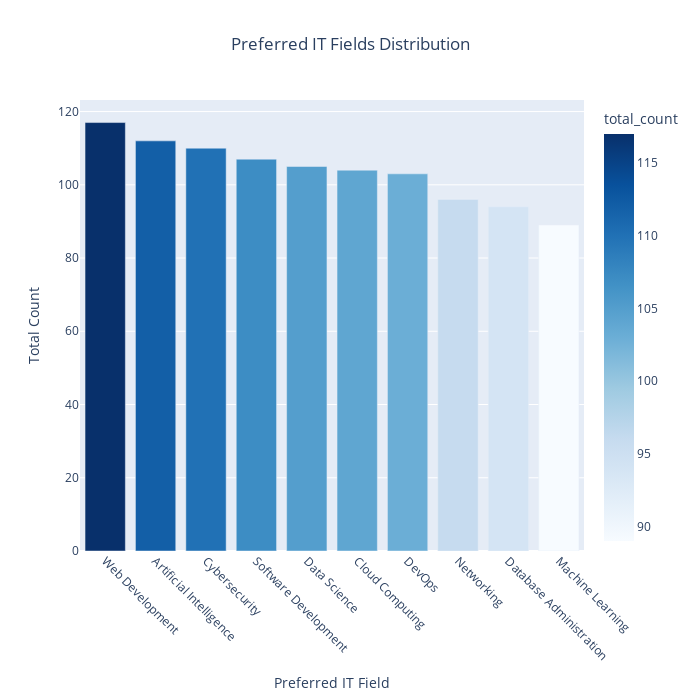

Notebook code cell kept with this figure:
### Code cell
# Use interractive plot to also show the result
interactive_plot = px.bar(Popular_fields,x='preferred_IT_field'
                          ,y='total_count',
                          color='total_count',
                          color_continuous_scale='Blues',
                          title='Preferred IT Fields Distribution')
interactive_plot.update_layout(
    width = 700,
    height = 700,
    xaxis_title='Preferred IT Field',
    yaxis_title='Total Count',
    xaxis_tickangle=45,
    title_x=0.5)
interactive_plot.show()

### Figure 1 — Plotly figure (JSON) as saved in the notebook; plotly's stock layout.template omitted (floating-point values rounded to 4 significant figures)
{"data": [{"alignmentgroup": "True", "hovertemplate": "preferred_IT_field=%{x}<br>total_count=%{marker.color}<extra></extra>", "legendgroup": "", "marker": {"color": [117, 112, 110, 107, 105, 104, 103, 96, 94, 89], "coloraxis": "coloraxis", "pattern": {"shape": ""}}, "name": "", "offsetgroup": "", "orientation": "v", "showlegend": false, "textposition": "auto", "type": "bar", "x": ["Web Development", "Artificial Intelligence", "Cybersecurity", "Software Development", "Data Science", "Cloud Computing", "DevOps", "Networking", "Database Administration", "Machine Learning"], "xaxis": "x", "y": [117, 112, 110, 107, 105, 104, 103, 96, 94, 89], "yaxis": "y"}], "layout": {"barmode": "relative", "coloraxis": {"colorbar": {"title": {"text": "total_count"}}, "colorscale": [[0, "rgb(247,251,255)"], [0.125, "rgb(222,235,247)"], [0.25, "rgb(198,219,239)"], [0.375, "rgb(158,202,225)"], [0.5, "rgb(107,174,214)"], [0.625, "rgb(66,146,198)"], [0.75, "rgb(33,113,181)"], [0.875, "rgb(8,81,156)"], [1, "rgb(8,48,107)"]]}, "height": 700, "legend": {"tracegroupgap": 0}, "title": {"text": "Preferred IT Fields Distribution", "x": 0.5}, "width": 700, "xaxis": {"anchor": "y", "autorange": true, "domain": [0, 1], "range": [-0.5, 9.5], "tickangle": 45, "title": {"text": "Preferred IT Field"}, "type": "category"}, "yaxis": {"anchor": "x", "autorange": true, "domain": [0, 1], "range": [0, 123.2], "title": {"text": "Total Count"}, "type": "linear"}}}
